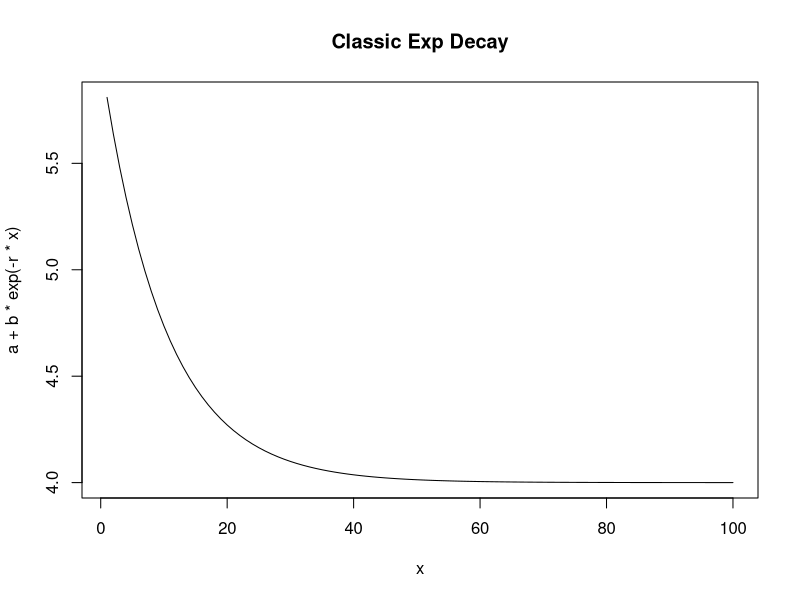
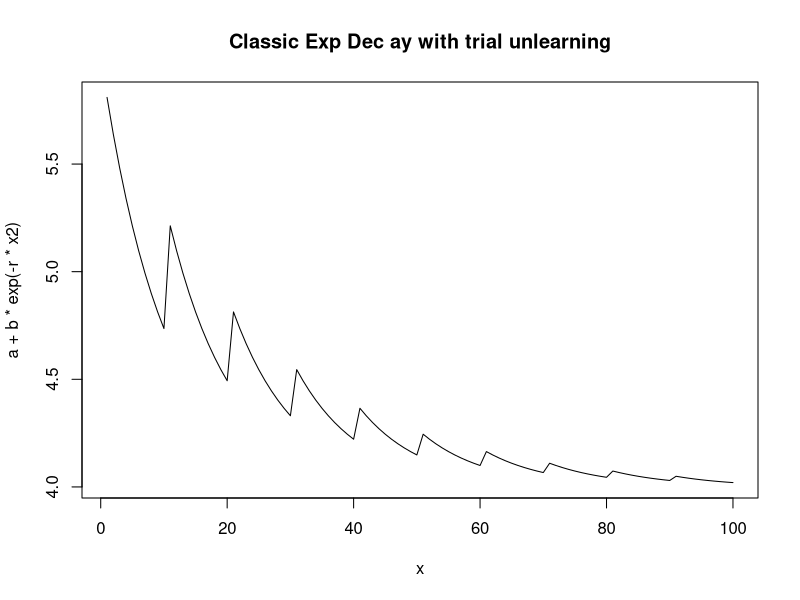
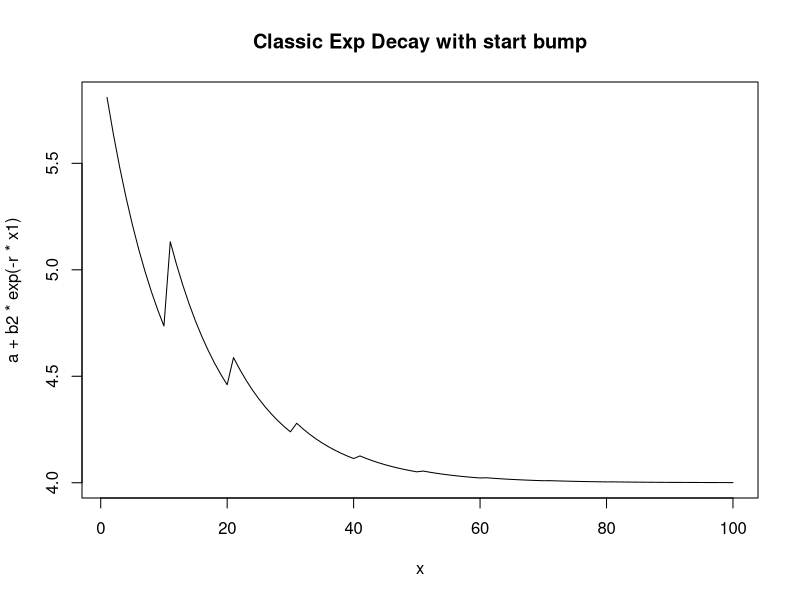
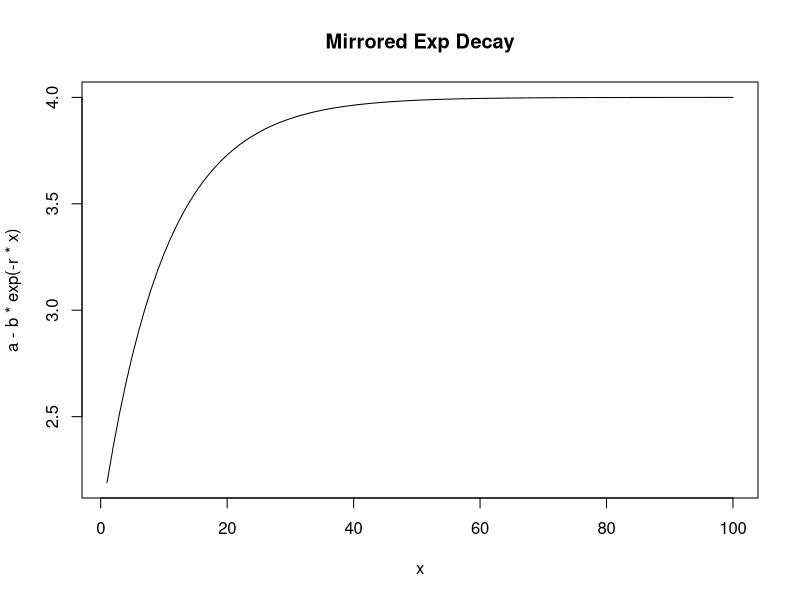
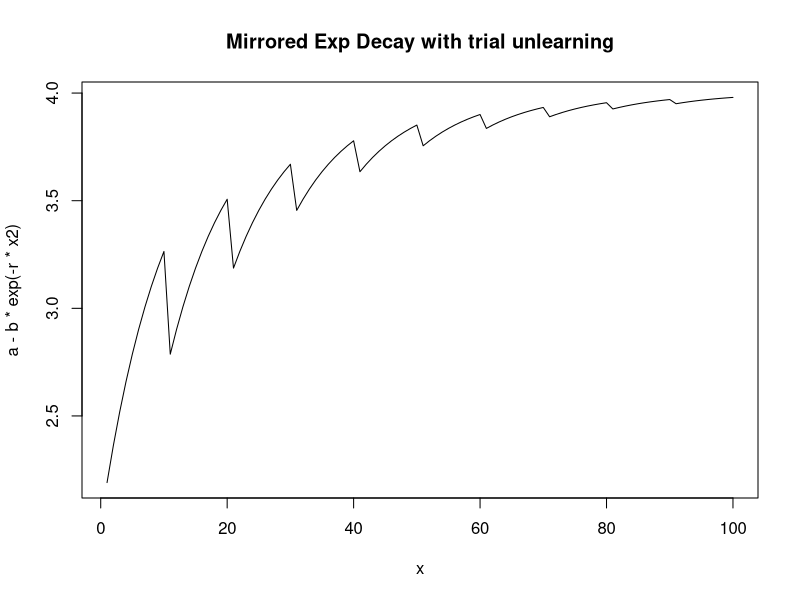
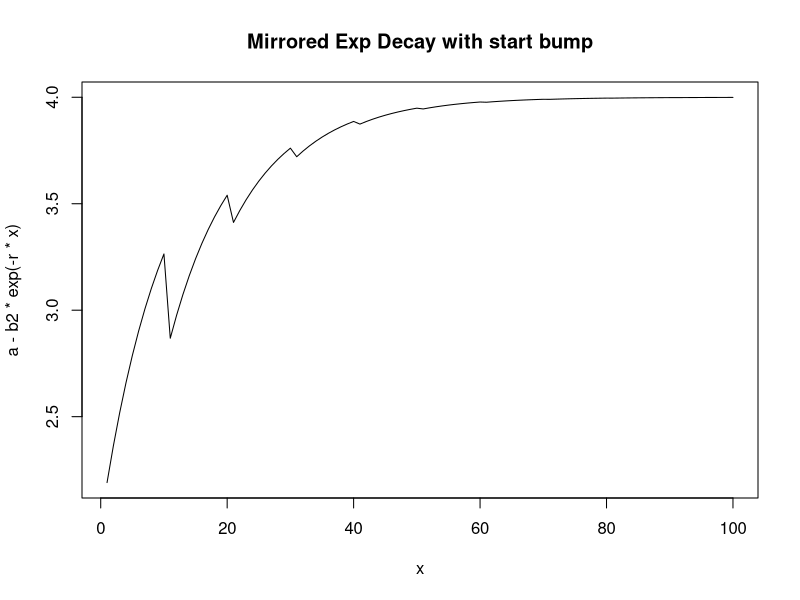
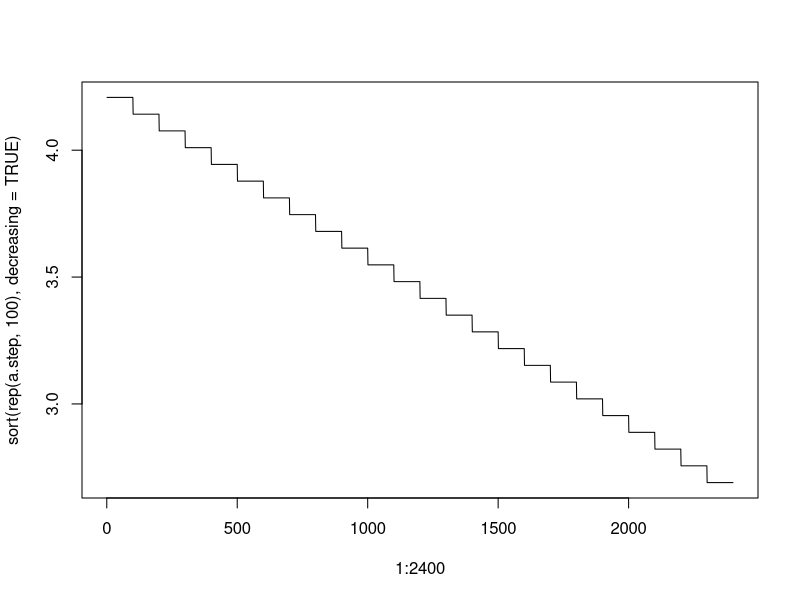

Reproduce these figures in R, in order. (Note: this script raises an error after producing the figures.)

block = 10

x=1:100

r=0.1
a=4
b=2

x1 = 1:100
x2=1:100
trialUnlearing=6
for (i in 1:block) {
  x2[(block*(i-1)+1):(block*(i-1)+block)]=x2[(block*(i-1)+1):(block*(i-1)+block)]-(trialUnlearing*(i-1))
}

b.bump=1.4
b2=rep(b,100)
for (i in 1:block) {
  b2[(block*(i-1)+1):(block*(i-1)+block)]=b2[(block*(i-1)+1):(block*(i-1)+block)]+(b.bump*(i-1))
}

# is the idea that we estimate a different value of b each time? 

plot(x,a+b*exp(-r*x),type="l",main="Classic Exp Decay")

plot(x,a+b*exp(-r*x2),type="l",main="Classic Exp Dec ay with trial unlearning") # positive b because caution should increase after the block finishes

plot(x,a+b2*exp(-r*x1),type="l",main="Classic Exp Decay with start bump")


plot(x,a-b*exp(-r*x),type="l",main="Mirrored Exp Decay")

plot(x,a-b*exp(-r*x2),type="l",main="Mirrored Exp Decay with trial unlearning")

plot(x,a-b2*exp(-r*x),type="l",main="Mirrored Exp Decay with start bump")

# Step model
block = 1:24
step = 0.066
d = -step*(block-1)
a = 2.69
a.step = a-d
a.step
plot(1:2400,sort(rep(a.step,100),decreasing = TRUE),"l")


# unlearning models 
blocks = 1:24
x <- c(a.asym = 1, a.rate = 0.001, a.start = 3, trialUnlearn = 0.02)
u = x["trialUnlearn"]*(blocks-1)
a=(x["a.asym"]+x["a.start"])-x["a.start"]*exp(x["a.rate"]*data$Trial-u) 

plot(data$Trial, a,"l")
x
